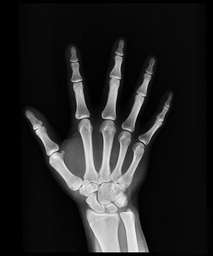
#> input picture Xử lý ảnh_Phát hiện xương gãy/data_test/1.jpg, 213 x 256 px, shrunk from 768 x 923 before the run
$ python -i main.py   (imports and definitions only)   (older library calls are emulated)
#> lines starting #> are read from the running program, lines starting #| are printed output that depends on the picture; after the words box and inside, x2 and y2 are one past the last pixel; in counts of white or black regions, pixels touching at a corner belong together
### Xử lý ảnh_Phát hiện xương gãy/fracture_detect.py
import numpy as np
import cv2

# Canny Edge Dectetion
def CannyDetector(img, weak_th = None, strong_th = None):
    gx = cv2.Sobel(np.float32(img), cv2.CV_64F, 1, 0, 3)
    gy = cv2.Sobel(np.float32(img), cv2.CV_64F, 0, 1, 3)
    mag, ang = cv2.cartToPolar(gx, gy, angleInDegrees = True)

    mag_max = np.max(mag)
    if not weak_th:weak_th = mag_max * 0.1
    if not strong_th:strong_th = mag_max * 0.5

    height, width = img.shape

    for i_x in range(width):
        for i_y in range(height):
            grad_ang = ang[i_y, i_x]
            grad_ang = abs(grad_ang - 180) if abs(grad_ang) > 180 else abs(grad_ang)
            if grad_ang <= 22.5:
                neighb_1_x, neighb_1_y = i_x - 1, i_y
                neighb_2_x, neighb_2_y = i_x + 1, i_y
            elif grad_ang > 22.5 and grad_ang <= (22.5 + 45):
                neighb_1_x, neighb_1_y = i_x - 1, i_y - 1
                neighb_2_x, neighb_2_y = i_x + 1, i_y + 1
            elif grad_ang > (22.5 + 45) and grad_ang <= (22.5 + 90):
                neighb_1_x, neighb_1_y = i_x, i_y - 1
                neighb_2_x, neighb_2_y = i_x, i_y + 1
            elif grad_ang > (22.5 + 90) and grad_ang <= (22.5 + 135):
                neighb_1_x, neighb_1_y = i_x - 1, i_y + 1
                neighb_2_x, neighb_2_y = i_x + 1, i_y - 1
            elif grad_ang > (22.5 + 135) and grad_ang <= (22.5 + 180):
                neighb_1_x, neighb_1_y = i_x - 1, i_y
                neighb_2_x, neighb_2_y = i_x + 1, i_y

            if width > neighb_1_x >= 0 and height > neighb_1_y >= 0:
                if mag[i_y, i_x] < mag[neighb_1_y, neighb_1_x]:
                    mag[i_y, i_x] = 0
                    continue

            if width > neighb_2_x >= 0 and height > neighb_2_y >= 0:
                if mag[i_y, i_x] < mag[neighb_2_y, neighb_2_x]:
                    mag[i_y, i_x] = 0

    ids = np.zeros_like(img)

    # Hysterisis Thresholding Step
    for i_x in range(width):
        for i_y in range(height):
            grad_mag = mag[i_y, i_x]

            if grad_mag < weak_th:
                mag[i_y, i_x] = 0
            elif strong_th > grad_mag >= weak_th:
                ids[i_y, i_x] = 1
            else:
                ids[i_y, i_x] = 2

    return mag

# Sobel Filter
def GetSobel(image, Sobel, width, height):
    I_d = np.zeros((width, height), np.float32)

    for rows in range(width):
        for cols in range(height):
            if rows >= 1 or rows <= width - 2 and cols >= 1 or cols <= height - 2:
                for ind in range(3):
                    for ite in range(3):
                        I_d[rows][cols] += Sobel[ind][ite] * image[rows - ind - 1][cols - ite - 1]
            else:
                I_d[rows][cols] = image[rows][cols]

    return I_d

# Harris Corner Detection
def HarrisCornerDetection(image):
    SobelX = np.array([[-1, 0, 1], [-2, 0, 2], [-1, 0, 1]])
    SobelY = np.array([[-1, -2, -1], [0, 0, 0], [1, 2, 1]])

    w, h = image.shape

    ImgX = GetSobel(image, SobelX, w, h)
    ImgY = GetSobel(image, SobelY, w, h)

    for ind1 in range(w):
        for ind2 in range(h):
            if ImgY[ind1][ind2] < 0:
                ImgY[ind1][ind2] *= -1
            if ImgX[ind1][ind2] < 0:
                ImgX[ind1][ind2] *= -1

    ImgX_2 = np.square(ImgX)
    ImgY_2 = np.square(ImgY)

    ImgXY = np.multiply(ImgX, ImgY)
    ImgYX = np.multiply(ImgY, ImgX)

    Sigma = 1.4

    kernelsize = (3, 3)

    ImgX_2 = cv2.GaussianBlur(ImgX_2, kernelsize, Sigma)
    ImgY_2 = cv2.GaussianBlur(ImgY_2, kernelsize, Sigma)
    ImgXY = cv2.GaussianBlur(ImgXY, kernelsize, Sigma)
    ImgYX = cv2.GaussianBlur(ImgYX, kernelsize, Sigma)

    alpha = 0.06
    R = np.zeros((w, h), np.float32)

    for row in range(w):
        for col in range(h):
            M_bar = np.array([[ImgX_2[row][col], ImgXY[row][col]], [ImgYX[row][col], ImgY_2[row][col]]])
            R[row][col] = np.linalg.det(M_bar) - (alpha * np.square(np.trace(M_bar)))
    return R

### Xử lý ảnh_Phát hiện xương gãy/main.py
from tkinter import filedialog

import cv2
import matplotlib.pyplot as plt
import tkinter as tk

from fracture_detect import CannyDetector, HarrisCornerDetection

def ImageProcessing(image_path):
#> called with image_path = 'data_test/1.jpg'
    frame = cv2.imread(image_path)
#> frame is the input picture: shape (256, 213, 3); min 0, max 255, mean 36.3
    frame = cv2.cvtColor(frame, cv2.COLOR_BGR2GRAY)
#> frame: shape (256, 213)
    frame = cv2.bilateralFilter(frame, 9, 75, 75)
    canny_img = CannyDetector(frame)
#> in CannyDetector, `gy = cv2.Sobel(np.float32(img), cv2.CV_64F, 0, 1, 3)`:
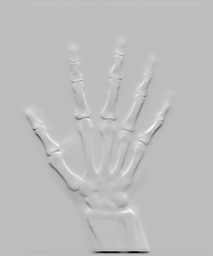
#> gy: shape (256, 213) float64; min -852, max 294, mean 0.1; drawn with min black and max white
#> in CannyDetector, `mag, ang = cv2.cartToPolar(gx, gy, angleInDegrees = True)`:
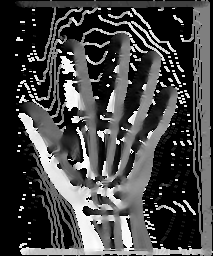
#> ang: shape (256, 213) float64; min 0, max 359.9, mean 99.3; drawn with min black and max white
#> in CannyDetector, `mag_max = np.max(mag)`: mag_max = 852
#> in CannyDetector, `if not weak_th:weak_th = mag_max * 0.1`: weak_th = 85.2
#> in CannyDetector, `if not strong_th:strong_th = mag_max * 0.5`: strong_th = 426

    cv2.imwrite("canny.jpg", canny_img)

    firstimage = cv2.imread("canny.jpg", cv2.IMREAD_GRAYSCALE)
#> firstimage: shape (256, 213); min 0, max 255, mean 7.9
    w, h = firstimage.shape
#> w = 256; h = 213

    bgr = cv2.cvtColor(firstimage, cv2.COLOR_GRAY2RGB)

    R = HarrisCornerDetection(firstimage)
#> call 2 of GetSobel, with Sobel = array of shape (3, 3), width = 256, height = 213
#> after the loop in GetSobel (call 2), `for rows in range(width):`:
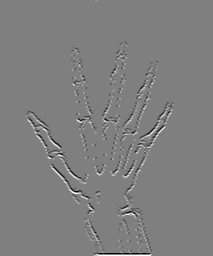
#> I_d: shape (256, 213) float32; min -1020, max 1020, mean 0; drawn with min black and max white
#> after the loop in HarrisCornerDetection, `for ind1 in range(w):`:
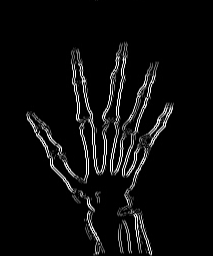
#> ImgX: shape (256, 213) float32; min 0, max 1020, mean 50; drawn with min black and max white
#> after the loop in HarrisCornerDetection, `for ind1 in range(w):`:
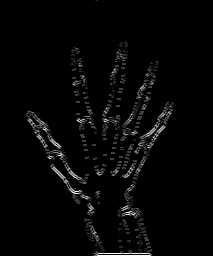
#> ImgY: shape (256, 213) float32; 12.94% of pixels changed, all inside (x1, y1, x2, y2) = (25, 0, 179, 256); drawn with min black and max white
#> after the loop in HarrisCornerDetection, `for row in range(w):`:
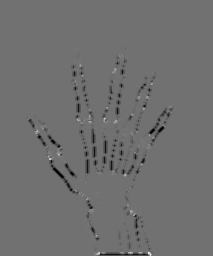
#> R: shape (256, 213) float32; min -2.92e+10, max 3.61e+10, mean -468941888; drawn with min black and max white
    ConnerStrengthThreshold = 200000000

    radius = 2
    color = (255, 0, 0)
    thickness = 1
    center_coordinates = (10, 5)
    image = cv2.circle(firstimage, center_coordinates, radius, color, thickness)
#> image: shape (256, 213); min 0, max 255, mean 7.9

    PointList = []

    for row in range(w):
        for col in range(h):
            if R[row][col] > ConnerStrengthThreshold:
                max = R[row][col]
                skip = False
                for nrow in range(5):
                    for ncol in range(5):
                        if row + nrow - 2 < w and col + ncol - 2 < h:
                            if R[row + nrow - 2][col + ncol - 2] > max:
                                skip = True
                                break
                if not skip:
                    cv2.circle(bgr, (col, row), radius, color, thickness)
                    PointList.append((row, col))
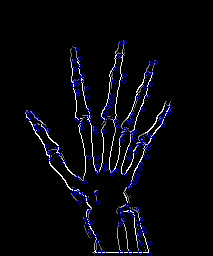
#> bgr: shape (256, 213, 3); mean B, G, R 12.5, 7.2, 7.2
#> after the loop, PointList = 144 pairs, first value 42 to 254, second value 28 to 170

    outname = "harrising" + ".png"
    cv2.imwrite(outname, bgr)

    f, plots = plt.subplots(1, 3)
    plots[0].imshow(frame)
    plots[0].set_title('Filtered Image')
    plots[1].imshow(canny_img)
    plots[1].set_title('Canny Edge Detection')
    plots[2].imshow(bgr)
    plots[2].set_title('Harris Corner Detection')

    plt.show()
#> figure, not shown here; B, G, R data is drawn as R, G, B

def browse_file():
    initial_dir = "C:\\Users\\PC\\Downloads\\XLA\\data_test"
    filename = filedialog.askopenfilename(
        initialdir=initial_dir,
        title="Select an Image",
        filetypes=(("jpeg files", "*.jpg"), ("png files", "*.png"), ("all files", "*.*"))
    )
    if filename:
        ImageProcessing(filename)

def app():
    root = tk.Tk()
    root.title("Bone Fracture Detection")
    root.geometry("800x600")

    header_label = tk.Label(root, text="Bone Fracture Detection", font=("Helvetica", 36))
    header_label.pack(pady=36)

    browse_button = tk.Button(root, text="Browse File", command=browse_file)
    browse_button.pack(pady=36)

    root.mainloop()


# [7 lines not run here, left out]

>>> result = ImageProcessing('data_test/1.jpg')

$ run again, on Xử lý ảnh_Phát hiện xương gãy/data_test/2.jpg
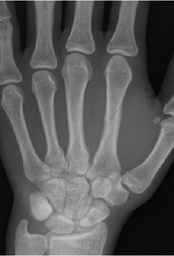
#> input picture Xử lý ảnh_Phát hiện xương gãy/data_test/2.jpg, 174 x 256 px, shrunk from 284 x 418 before the run
#> in ImageProcessing, frame is the input picture: shape (256, 174, 3); min 0, max 209, mean 88.8
#> in CannyDetector, `mag, ang = cv2.cartToPolar(gx, gy, angleInDegrees = True)`:
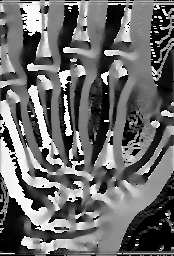
#> ang: shape (256, 174) float64; min 0, max 359.5, mean 151.3; drawn with min black and max white
#> mag_max = 211.4
#> weak_th = 21.14
#> strong_th = 105.7
#> after the loop in HarrisCornerDetection, `for row in range(w):`:
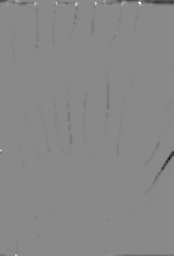
#> R: shape (256, 174) float32; min -6.52e+09, max 5.6e+09, mean -32786456; drawn with min black and max white
#> image: shape (256, 174); min 0, max 255, mean 9.9
#> after the loop in ImageProcessing, `for row in range(w):`: PointList = [(1, 104), (3, 35), (3, 56), (3, 95), (3, 122), (3, 140), (4, 7), (5, 63), (5, 68), (5, 75), (5, 105), (5, 113), (5, 149), (32, 116), (149, 100), (150, 0), (218, 107), (221, 41), (222, 104), (254, 7), (255, 15), (255, 104), (255, 110)]

$ run again, on Xử lý ảnh_Phát hiện xương gãy/data_test/3.jpg
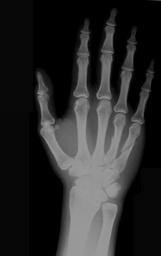
#> input picture Xử lý ảnh_Phát hiện xương gãy/data_test/3.jpg, 161 x 256 px, shrunk from 525 x 835 before the run
#> in ImageProcessing, frame is the input picture: shape (256, 161, 3); min 0, max 154, mean 41.5
#> mag_max = 259.7
#> weak_th = 25.97
#> strong_th = 129.9
#> after the loop in HarrisCornerDetection, `for ind1 in range(w):`:
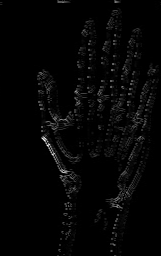
#> ImgY: shape (256, 161) float32; min 0, max 618, mean 12.8; drawn with min black and max white
#> after the loop in HarrisCornerDetection, `for row in range(w):`:
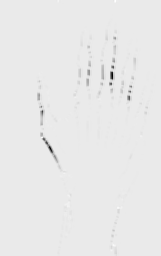
#> R: shape (256, 161) float32; min -1.29e+10, max 1.14e+09, mean -60242580; drawn with min black and max white
#> image: shape (256, 161); min 0, max 255, mean 7.9
#> after the loop in ImageProcessing, `for row in range(w):`: PointList = [(0, 58), (0, 115), (70, 125), (97, 75), (99, 98), (136, 141), (137, 41), (173, 64), (176, 60), (195, 68), (199, 122), (202, 68), (206, 67), (207, 118), (207, 121), (217, 70), (245, 113), (250, 111)]

$ run again, on Xử lý ảnh_Phát hiện xương gãy/data_test/4.jpg
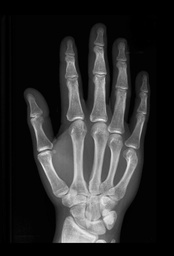
#> input picture Xử lý ảnh_Phát hiện xương gãy/data_test/4.jpg, 174 x 256 px, shrunk from 697 x 1024 before the run
#> in ImageProcessing, frame is the input picture: shape (256, 174, 3); min 0, max 237, mean 43.5
#> mag_max = 770
#> weak_th = 77
#> strong_th = 385
#> after the loop in HarrisCornerDetection, `for row in range(w):`:
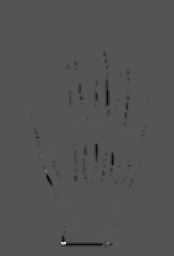
#> R: shape (256, 174) float32; min -2.68e+10, max 5.4e+10, mean -253184016; drawn with min black and max white
#> image: shape (256, 174); min 0, max 255, mean 7.2
#> after the loop in ImageProcessing, `for row in range(w):`: PointList = 99 pairs, first value 44 to 244, second value 29 to 148
